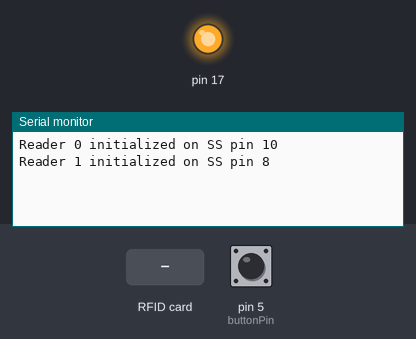
Bench run of a sketch on a simulated Arduino Leonardo, built with avr-gcc and run on an emulated ATmega32U4. Shown: output pins drawn as LEDs (lit = HIGH), the last lines printed to the serial monitor. The test bench sets the inputs (shaded band); at power-on: pin 5 (buttonPin) LOW.

Above: at 1.3 s.
1.4 s: pin 5 (buttonPin) pulled HIGH for 0.15 s
At 2.7 s:
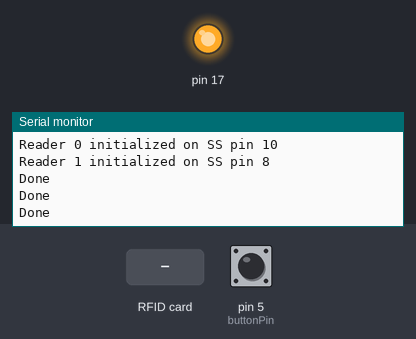
3.0 s: RFID card 5E 7A 19 C4 held to the reader
At 4.4 s:
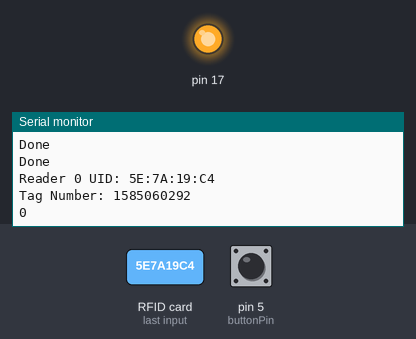

Measured:
- after the input at 1.4 s, the serial monitor: prints a new line at once (image 1)
- after the input at 3.0 s, the serial monitor: prints a new line at once (image 2)

The sketch:

a3.ino
```cpp
#include <MFRC522.h>
#include <SPI.h>

// Define RST and SS pins for each reader
#define RST_PIN 9
#define SS_1_PIN 10
#define SS_2_PIN 8

#define NR_OF_READERS 2
byte ssPins[] = {SS_1_PIN, SS_2_PIN};
MFRC522 mfrc522[NR_OF_READERS];
const int buttonPin = 5;  // the number of the pushbutton pin
int buttonState = 0;
void setup() {
  Serial.begin(9600);
  pinMode(buttonPin, INPUT);
  while (!Serial)
    ; // Wait for serial connection (for Leonardo/Micro)

  SPI.begin(); // Initialize SPI bus

  // Initialize each reader
  for (uint8_t reader = 0; reader < NR_OF_READERS; reader++) {
    mfrc522[reader].PCD_Init(ssPins[reader], RST_PIN);
    Serial.print(F("Reader "));
    Serial.print(reader);
    Serial.print(F(" initialized on SS pin "));
    Serial.println(ssPins[reader]);
  }
}

void loop() {
  buttonState = digitalRead(buttonPin);
  if (buttonState == HIGH) {
    Serial.println("Done");
  }
  for (uint8_t reader = 0; reader < NR_OF_READERS; reader++) {
    if (mfrc522[reader].PICC_IsNewCardPresent() &&
        mfrc522[reader].PICC_ReadCardSerial()) {
      Serial.print(F("Reader "));
      Serial.print(reader);
      Serial.print(F(" UID: "));
      printUID(mfrc522[reader].uid.uidByte, mfrc522[reader].uid.size);
      // uint32_t tagID = printTagID(mfrc522[reader].uid.uidByte,
      // mfrc522[reader].uid.size);
      uint32_t tagID = getTagNumber(mfrc522[reader].uid.uidByte);

      Serial.print("\nTag Number: ");
      Serial.print(tagID);
      Serial.println();
      Serial.print(reader);
      if (tagID == 2983046662) {
        Serial.print(" Top: Shirt");
      } else if (tagID == 1371713030) {
        Serial.print(" Top: TShirt");
      } else if (tagID == 3780284745) {
        Serial.print(" Bottom: Pants");
      } else if (tagID == 3519786502) {
        Serial.print(" Bottom: Skirt");
      } else if (tagID == 3776032262) {
        Serial.print(" Color: Red");
      } else if (tagID == 4056264198) {
        Serial.print(" Color: Green");
      } else if (tagID == 2976165638) {
        Serial.print(" Color: Blue");
      } else if (tagID == 2439032582) {
        Serial.print(" Color: Black");
      }

      Serial.println();
      mfrc522[reader].PICC_HaltA();      // Halt the card
      mfrc522[reader].PCD_StopCrypto1(); // Stop encryption
    }
  }
}

void printUID(byte *buffer, byte length) {
  for (byte i = 0; i < length; i++) {
    if (buffer[i] < 0x10)
      Serial.print("0");
    Serial.print(buffer[i], HEX);
    if (i != length - 1)
      Serial.print(":");
  }
}
uint32_t printTagID(byte *buffer, byte length) {
  uint32_t tagID = 0;
  for (byte i = 0; i < length; i++) {
    tagID = (tagID << 8) | buffer[i];
  }
  // Serial.print(tagID);
  return tagID;
}

uint32_t getTagNumber(byte *uid) {
  return ((uint32_t)uid[0] << 24) | ((uint32_t)uid[1] << 16) |
         ((uint32_t)uid[2] << 8) | ((uint32_t)uid[3]);
}
```
